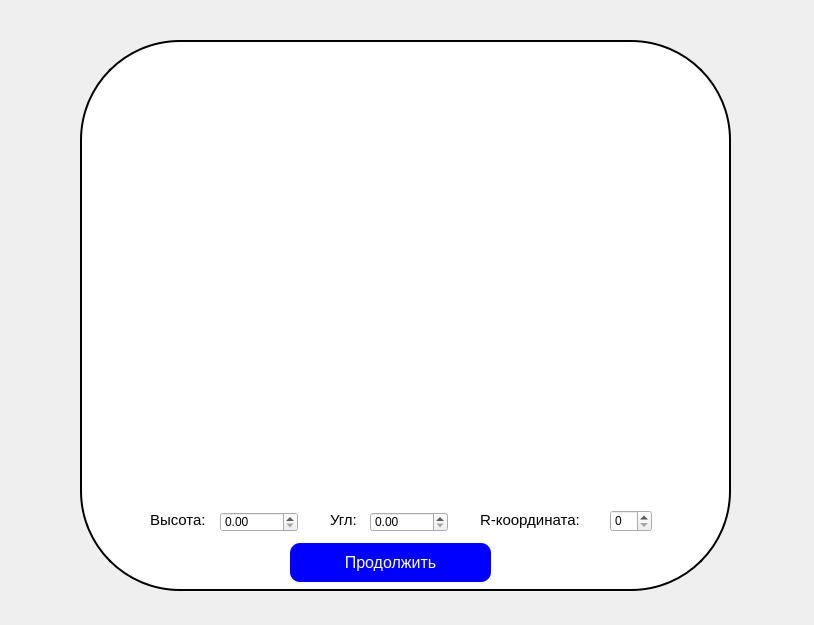
<?xml version="1.0" encoding="UTF-8"?>
<ui version="4.0">
 <class>PointWarmChoice</class>
 <widget class="QWidget" name="PointWarmChoice">
  <property name="geometry">
   <rect>
    <x>0</x>
    <y>0</y>
    <width>814</width>
    <height>625</height>
   </rect>
  </property>
  <property name="windowTitle">
   <string>PointWarmChoice</string>
  </property>
  <widget class="QGroupBox" name="groupBox6">
   <property name="geometry">
    <rect>
     <x>80</x>
     <y>40</y>
     <width>651</width>
     <height>551</height>
    </rect>
   </property>
   <property name="sizePolicy">
    <sizepolicy hsizetype="Fixed" vsizetype="Fixed">
     <horstretch>0</horstretch>
     <verstretch>0</verstretch>
    </sizepolicy>
   </property>
   <property name="styleSheet">
    <string notr="true">#groupBox6 {
    border: 2px solid black; /* Толщина и цвет рамки */
    border-radius: 100px;    /* Радиус закругления */
    background-color: white; /* Цвет фона (опционально) */
}
</string>
   </property>
   <property name="title">
    <string/>
   </property>
   <property name="alignment">
    <set>Qt::AlignCenter</set>
   </property>
   <widget class="QDoubleSpinBox" name="doubleSpinBox">
    <property name="geometry">
     <rect>
      <x>140</x>
      <y>472</y>
      <width>78</width>
      <height>20</height>
     </rect>
    </property>
   </widget>
   <widget class="QLabel" name="label">
    <property name="geometry">
     <rect>
      <x>70</x>
      <y>470</y>
      <width>111</width>
      <height>20</height>
     </rect>
    </property>
    <property name="font">
     <font>
      <pointsize>11</pointsize>
     </font>
    </property>
    <property name="text">
     <string>Высота:</string>
    </property>
   </widget>
   <widget class="QLabel" name="label_2">
    <property name="geometry">
     <rect>
      <x>250</x>
      <y>470</y>
      <width>111</width>
      <height>20</height>
     </rect>
    </property>
    <property name="font">
     <font>
      <pointsize>11</pointsize>
     </font>
    </property>
    <property name="text">
     <string>Угл:</string>
    </property>
   </widget>
   <widget class="QDoubleSpinBox" name="doubleSpinBox_2">
    <property name="geometry">
     <rect>
      <x>290</x>
      <y>472</y>
      <width>78</width>
      <height>20</height>
     </rect>
    </property>
   </widget>
   <widget class="QLabel" name="label_3">
    <property name="geometry">
     <rect>
      <x>400</x>
      <y>470</y>
      <width>131</width>
      <height>20</height>
     </rect>
    </property>
    <property name="font">
     <font>
      <pointsize>11</pointsize>
     </font>
    </property>
    <property name="text">
     <string>R-координата:</string>
    </property>
   </widget>
   <widget class="QSpinBox" name="spinBox">
    <property name="geometry">
     <rect>
      <x>530</x>
      <y>470</y>
      <width>42</width>
      <height>22</height>
     </rect>
    </property>
   </widget>
   <widget class="QPushButton" name="startModel">
    <property name="geometry">
     <rect>
      <x>210</x>
      <y>495</y>
      <width>201</width>
      <height>47</height>
     </rect>
    </property>
    <property name="sizePolicy">
     <sizepolicy hsizetype="Fixed" vsizetype="Fixed">
      <horstretch>0</horstretch>
      <verstretch>0</verstretch>
     </sizepolicy>
    </property>
    <property name="styleSheet">
     <string notr="true">#startModel {
    background-color: blue;    /* Синий фон кнопки */
    color: white;              /* Белый цвет текста */
    font-size: 16px;           /* Увеличенный размер текста */
    border-radius: 10px;       /* Закругление краев */
    padding: 10px 15px;     /* Отступы */
margin-top:8px;
}

.parent {
    overflow: visible;         /* Убедитесь, что элементы не обрезаются */
}

#startModel::indicator {
    width: 25px;               /* Увеличенный размер кружка */
    height: 25px;              /* Увеличенный размер кружка */
    border: 3px solid white;   /* Белая обводка кружка */
    background-color: blue;    /* Синий цвет кружка */
    border-radius: 12px;       /* Закругление кружка */
}

#startModel::indicator::checked {
    background-color: white;   /* Белый фон для выбранного состояния */
    border: 3px solid blue;    /* Синяя обводка выбранного кружка */
}
</string>
    </property>
    <property name="text">
     <string>Продолжить</string>
    </property>
   </widget>
  </widget>
 </widget>
 <resources/>
 <connections/>
</ui>
